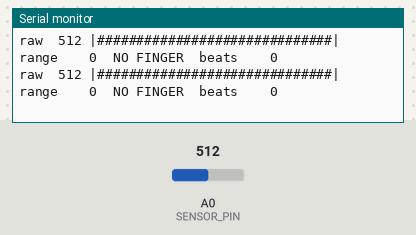
The sketch below on a simulated Arduino Uno, built with avr-gcc and run on an emulated ATmega328P. Parts: the last lines printed to the serial monitor. The inputs (shaded band) are chosen by the test bench; at power-on: A0 (SENSOR_PIN) = 512.

Above: at 1.5 s.
1.6 s: A0 (SENSOR_PIN) set to 716
At 2.32 s:
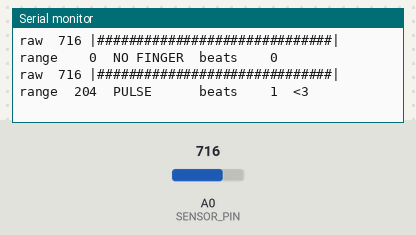
3.9 s: A0 (SENSOR_PIN) set to 511
At 3.93 s:
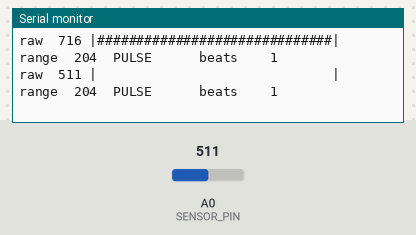
5.8 s: A0 (SENSOR_PIN) set to 90
At 5.83 s:
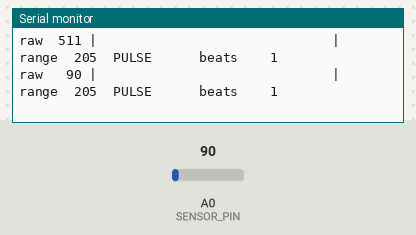
7.7 s: A0 (SENSOR_PIN) set to 110
At 7.74 s:
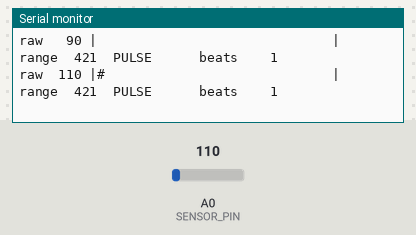
9.6 s: A0 (SENSOR_PIN) set to 122
At 9.65 s:
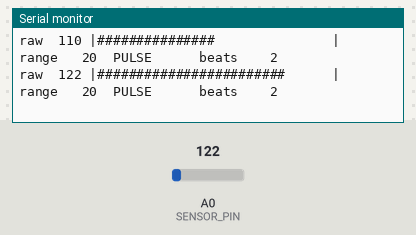
11.5 s: A0 (SENSOR_PIN) set to 30
At 11.56 s:
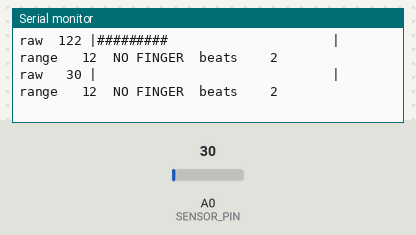

The sketch:

sensor_test.ino
```cpp
/*
  BNTS heart rate sensor - standalone test

  Use this on an Arduino plugged into your Mac to check the sensor and wiring
  BEFORE using the full system. It does not need the Raspberry Pi.

  Wiring:  sensor signal -> A0,  sensor VCC -> 5V,  sensor GND -> GND

  Serial Monitor (set to 115200 baud) shows one line every 0.1 s:

    raw  512 |##############                 | range   70  PULSE    beats 12  <3

    raw     the sensor reading, 0-1023
    bar     the reading as a bar, zoomed to the last 2 s: it rises and falls with each pulse
    range   how much the reading moved in the last 2 seconds
            under ~20  = nothing on the sensor (or finger not making contact)
            over  ~20  = a pulse wave is coming through
    status  PULSE or NO FINGER
    beats   count of heartbeats seen since reset;  <3 flashes on each beat

  Serial Plotter: change PLOTTER_MODE to 1 below, re-upload, then open
  Tools > Serial Plotter (115200 baud) to see the pulse wave as a graph.
*/

#define SENSOR_PIN   A0
#define PLOTTER_MODE 0     // 0 = readable text for Serial Monitor, 1 = graph for Serial Plotter
#define MIN_RANGE    20    // pulse wave must move at least this much to count as a finger

unsigned long lastSample = 0, lastPrint = 0, windowStart = 0;
int  curMin = 1023, curMax = 0;   // min/max in the current 2 s window
int  lastMin = 0, lastMax = 0;    // min/max of the previous, completed window
bool above = false;               // are we currently above the beat threshold?
bool beatFlash = false;           // a beat happened since the last printed line
unsigned long beats = 0;

void printPadded(int value, int width) {
  int digits = 1;
  for (int v = value; v >= 10; v /= 10) digits++;
  for (int i = digits; i < width; i++) Serial.print(' ');
  Serial.print(value);
}

void setup() {
  Serial.begin(115200);
  delay(300);
#if !PLOTTER_MODE
  Serial.println(F("BNTS sensor test  (Serial Monitor must be set to 115200 baud)"));
  Serial.println(F("Nothing on the sensor: range stays small. Rest a fingertip on it: range jumps and beats count up."));
  Serial.println();
#endif
  windowStart = millis();
}

void loop() {
  unsigned long now = millis();
  if (now - lastSample < 10) return;          // sample at 100 Hz
  lastSample = now;

  int raw = analogRead(SENSOR_PIN);

  // Track min/max over rolling 2-second windows.
  if (raw < curMin) curMin = raw;
  if (raw > curMax) curMax = raw;
  if (now - windowStart >= 2000) {
    lastMin = curMin;
    lastMax = curMax;
    curMin = curMax = raw;
    windowStart = now;
  }

  int range = lastMax - lastMin;
  int hi = lastMin + (range * 6) / 10;        // beat when rising above 60% of the range...
  int lo = lastMin + (range * 4) / 10;        // ...and re-arm when falling below 40%
  bool fingerOn = range >= MIN_RANGE;

  if (fingerOn) {
    if (!above && raw > hi) { above = true; beats++; beatFlash = true; }
    else if (above && raw < lo) { above = false; }
  } else {
    above = false;
  }

#if PLOTTER_MODE
  Serial.print(F("Signal:"));    Serial.print(raw);
  Serial.print(F(",Threshold:")); Serial.println(fingerOn ? hi : raw);
#else
  if (now - lastPrint >= 100) {               // print 10 lines per second
    lastPrint = now;
    Serial.print(F("raw "));
    printPadded(raw, 4);
    Serial.print(F(" |"));
    int span = range < 40 ? 40 : range;       // zoomed to the last 2 s so the pulse is easy to see
    int filled = (int)((long)(raw - lastMin) * 30 / span);
    if (filled < 0) filled = 0;
    if (filled > 30) filled = 30;
    for (int i = 0; i < 30; i++) Serial.print(i < filled ? '#' : ' ');
    Serial.print(F("| range "));
    printPadded(range, 4);
    Serial.print(fingerOn ? F("  PULSE    ") : F("  NO FINGER"));
    Serial.print(F("  beats "));
    printPadded((int)beats, 4);
    if (beatFlash) { Serial.print(F("  <3")); beatFlash = false; }
    Serial.println();
  }
#endif
}
```

Measured:
- after the input at 1.6 s, the serial monitor: prints a new line at once (image 1)
- after the input at 3.9 s, the serial monitor: prints a new line at once (image 2)
- after the input at 5.8 s, the serial monitor: prints a new line at once (image 3)
- after the input at 7.7 s, the serial monitor: prints a new line at once (image 4)
- after the input at 9.6 s, the serial monitor: prints a new line at once (image 5)
- after the input at 11.5 s, the serial monitor: prints a new line after 0.05 s (image 6)
